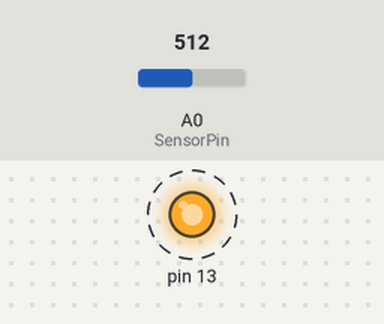
Bench run of a sketch on a simulated Arduino Uno, built with avr-gcc and run on an emulated ATmega328P. Parts: output pins drawn as LEDs (lit = HIGH). Dashed ring = blinking. Inputs (shaded band) come from the test bench; at power-on: A0 (SensorPin) = 512. What the sketch prints to the serial monitor is not drawn.

Above: at 0.5 s.
Timing chart, 0 to 3.0 s (numbered marks = the images above):
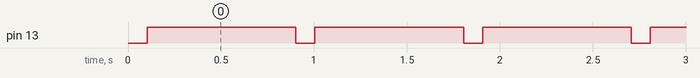

Measured:
- by itself, pin 13: alternates HIGH for 0.80 s and LOW for 0.10 s

The sketch:

pH_grav_example.ino
```cpp
/*
# This sample codes is for testing the pH meter V1.0.
 # Editor : YouYou
 # Date   : 2013.10.12
 # Ver    : 0.1
 # Product: pH meter
 # SKU    : SEN0161
*/

#define SensorPin A0          //pH meter Analog output to Arduino Analog Input 0
unsigned long int avgValue;  //Store the average value of the sensor feedback
float b;
int buf[10],temp;
float mainval;

void setup()
{
  pinMode(13,OUTPUT);
  Serial.begin(9600);
  Serial.println("Ready");    //Test the serial monitor
}
void loop()
{
  Serial.println(analogRead(SensorPin));
  mainval=analogRead(SensorPin);
  for(int i=0;i<10;i++)       //Get 10 sample value from the sensor for smooth the value
  {
    buf[i]=analogRead(SensorPin);
    delay(10);
  }
  for(int i=0;i<9;i++)        //sort the analog from small to large
  {
    for(int j=i+1;j<10;j++)
    {
      if(buf[i]>buf[j])
      {
        temp=buf[i];
        buf[i]=buf[j];
        buf[j]=temp;
      }
    }
  }
  avgValue=0;
  for(int i=2;i<8;i++)                      //take the average value of 6 center sample
  avgValue+=buf[i];
  if(mainval>0){
     float phValue=(float)avgValue/mainval; //convert the analog into millivolt
  phValue=phValue;                      //convert the millivolt into pH value
Serial.print("    pH:");
Serial.print(phValue,2);
Serial.println(" ");
  }

  digitalWrite(13, HIGH);
  delay(800);
  digitalWrite(13, LOW);

}
```
